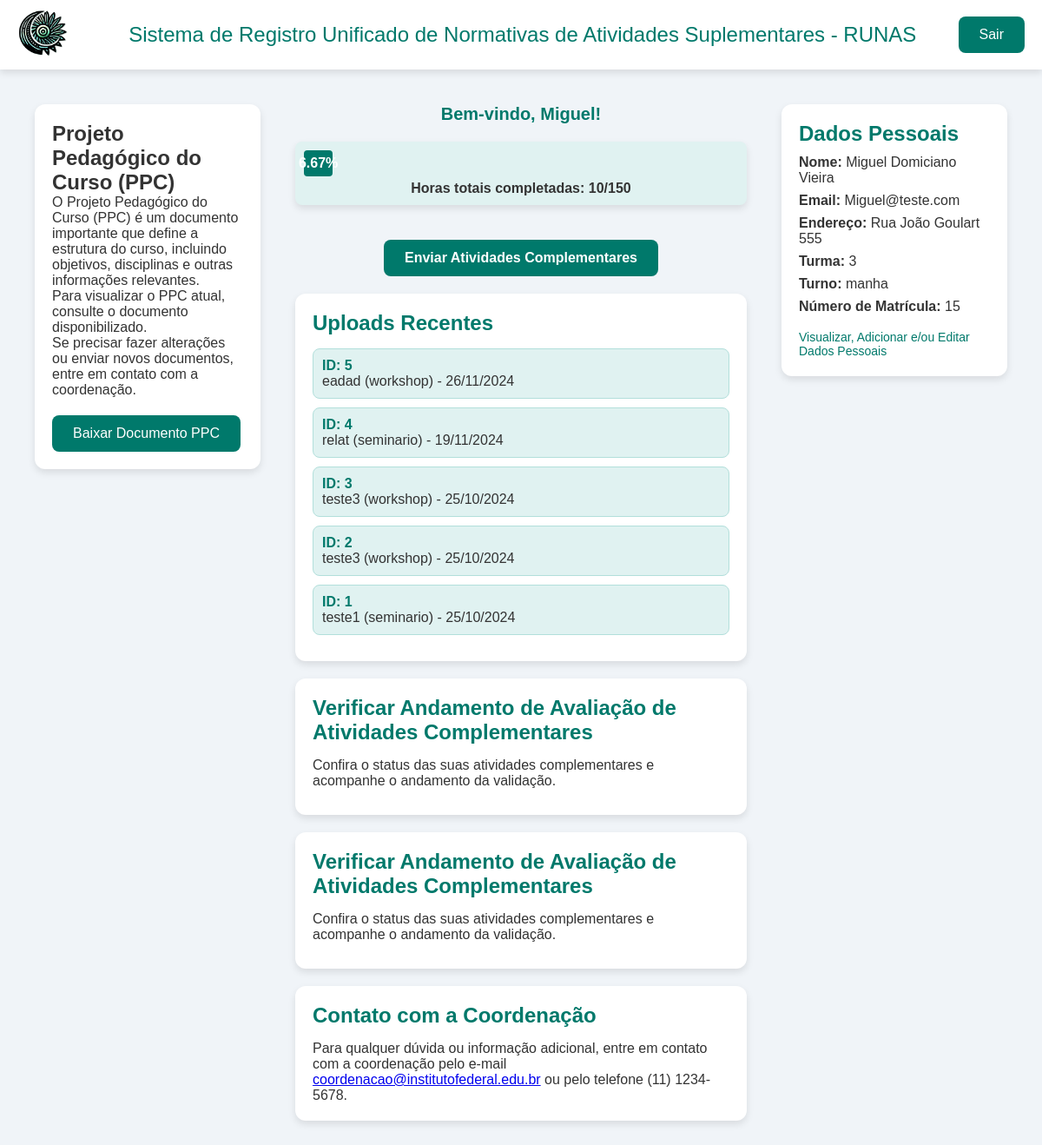
The app's page /discente/main.php (signed in) with its own data.
### tables this page shows
CREATE TABLE `curso` (
  `id` int(11) NOT NULL,
  `nome` varchar(255) NOT NULL,
  `horas_necessarias` int(11) NOT NULL
);

CREATE TABLE `atividade` (
  `id` int(11) NOT NULL,
  `nome` varchar(255) DEFAULT NULL,
  `caminho_arquivo` varchar(255) DEFAULT NULL,
  `categoria` varchar(200) DEFAULT NULL,
  `horas_atividade` int(11) DEFAULT NULL,
  `discente_id` int(11) DEFAULT NULL,
  `status` int(11) DEFAULT NULL,
  `data_upload` timestamp NULL DEFAULT current_timestamp()
);

CREATE TABLE `discente` (
  `id` int(11) NOT NULL,
  `nome` varchar(255) DEFAULT NULL,
  `cpf` varchar(11) DEFAULT NULL,
  `matricula` varchar(50) DEFAULT NULL,
  `email` varchar(255) DEFAULT NULL,
  `senha` varchar(255) DEFAULT NULL,
  `telefone` varchar(20) DEFAULT NULL,
  `endereco` varchar(255) DEFAULT NULL,
  `turno` varchar(100) DEFAULT NULL,
  `turma` int(11) DEFAULT NULL,
  `status` int(11) NOT NULL DEFAULT 0
);

### discente/main.php (the view, shortened to what this page needs)
<?php
include "../config.php";
$id = $_SESSION['id'];
$sqlDiscente = "SELECT nome, email, matricula, turma, turno, endereco FROM discente WHERE id = '$id'";
$resultDiscenteDiscente = $DB->query($sqlDiscente) or die("Falha na execução do MySQL: " . $DB->error);
if ($resultDiscenteDiscente->num_rows >= 0) {
    $discente = $resultDiscenteDiscente->fetch_assoc();
    list($primeiro_nome, $sobre_nome) = explode(" ", $discente["nome"],2);
} else {
    echo "Usuário não encontrado.";
    exit();
}
$sql_atividades = "SELECT id, nome, categoria, data_upload
                           FROM atividade
                           WHERE discente_id = '$id'
                           ORDER BY data_upload DESC
                           LIMIT 5";
$resultAtividades = $DB->query($sql_atividades);
$sqlTotalHoras = "SELECT SUM(horas_atividade) AS total_horas FROM atividade WHERE discente_id = '$id' and status = '2'";
$resultTotalHoras = $DB->query($sqlTotalHoras);
if ($resultTotalHoras && $row = $resultTotalHoras->fetch_assoc()) {
    $horas_discente = $row['total_horas'] ?? 0;
} else {
    $horas_discente = 0;
}
$turma_id = $discente['turma'];
$sql_turma = "SELECT curso FROM turma WHERE id = $turma_id";
$resultTurma = $DB->query($sql_turma) or die("Falha na execução do MySQL: " . $DB->error);
if ($resultTurma && $rowTurma = $resultTurma->fetch_assoc()) {
    $curso_id = $rowTurma['curso'];
    $sql_curso = "SELECT horas_necessarias FROM curso WHERE id = '$curso_id'";
    $resultCurso = $DB->query($sql_curso) or die("Falha na execução do MySQL: " . $DB->error);
    if ($resultCurso && $rowCurso = $resultCurso->fetch_assoc()) {
        $meta_horas = $rowCurso['horas_necessarias'];
    } else {
        die("Não foi possível obter as horas necessárias para o curso.");
    }
} else {
    die("Não foi possível obter o curso da turma.");
}
$progresso = min(100, ($horas_discente / $meta_horas) * 100);
?>
<!DOCTYPE html>
<html lang="pt-br">
<head>
</head>
<body>
    <header class="header">
        <a href="../index.php"><img src="../img/Runa-noname.png" alt="Logo Runas" class="logo"></a>
        <div class="title">Sistema de Registro Unificado de Normativas de Atividades Suplementares - RUNAS</div>
        <a href="../logout.php" class="logout-button">Sair</a>
    </header>
    <div class="container">
        <div class="left-column">
            <div class="ppc">
                <h2>Projeto Pedagógico do Curso (PPC)</h2>
                <p>O Projeto Pedagógico do Curso (PPC) é um documento importante que define a estrutura do curso,
                    incluindo objetivos, disciplinas e outras informações relevantes.</p>
                <p>Para visualizar o PPC atual, consulte o documento disponibilizado.</p>
                <p>Se precisar fazer alterações ou enviar novos documentos, entre em contato com a coordenação.</p>
                <a href="docs/ppc-regente.pdf" class="download-button" download>Baixar Documento PPC</a>
            </div>
        </div>
        <div class="center-column">
            <div class="welcome-message">
                Bem-vindo, <?php echo $primeiro_nome; ?>!
            </div>
            <div class="progress-container">
                <div class="progress-bar" style="width: <?php echo $progresso; ?>%;">
                    <div class="progress-info"><?php echo round($progresso, 2); ?>%</div>
                </div>
                <div class="progress-details">Horas totais completadas:
                    <?php echo $horas_discente; ?>/<?php echo $meta_horas; ?>
                </div>
            </div>
            <div class="welcome-message">
                <a href="enviar-atividades.php" class="download-button">Enviar Atividades Complementares</a>
            </div>
            <div class="uploads-recentes">
                <h2>Uploads Recentes</h2>
                <ul>
                    <?php
                    if ($resultAtividades->num_rows > 0) {
                        while ($atividade = $resultAtividades->fetch_assoc()) {
                            echo "<li>
                                    <span>ID: {$atividade['id']}</span>
                                    {$atividade['nome']} ({$atividade['categoria']}) - " . date("d/m/Y", strtotime($atividade['data_upload'])) . "
                                  </li>";
                        }
                    } else {
                        echo "<li>Nenhuma atividade enviada recentemente.</li>";
                    }
                    ?>
                </ul>
            </div>
            <div class="verificacao">
                <h2>Verificar Andamento de Avaliação de Atividades Complementares</h2>
                <p>Confira o status das suas atividades complementares e acompanhe o andamento da validação.</p>
            </div>
            <div class="verificacao">
                <h2>Verificar Andamento de Avaliação de Atividades Complementares</h2>
                <p>Confira o status das suas atividades complementares e acompanhe o andamento da validação.</p>
            </div>
            <div class="contact-info">
                <h2>Contato com a Coordenação</h2>
                <p>Para qualquer dúvida ou informação adicional, entre em contato com a coordenação pelo e-mail <a
                        href="mailto:coordenacao@institutofederal.edu.br">coordenacao@institutofederal.edu.br</a> ou
                    pelo telefone (11) 1234-5678.</p>
            </div>
        </div>
        <div class="right-column">
            <div class="user-info">
                <h2>Dados Pessoais</h2>
                <p><strong>Nome:</strong> <?php echo $discente['nome']; ?></p>
                <p><strong>Email:</strong> <?php echo $discente['email']; ?></p>
                <p><strong>Endereço:</strong> <?php echo $discente['endereco']; ?></p>
                <p><strong>Turma:</strong> <?php echo $discente['turma']; ?></p>
                <p><strong>Turno:</strong> <?php echo $discente['turno']; ?></p>
                <p><strong>Número de Matrícula:</strong> <?php echo $discente['matricula']; ?></p>
                <a href="editar-dados.php" class="edit-link">Visualizar, Adicionar e/ou Editar Dados Pessoais</a>
            </div>
        </div>
    </div>
</body>
</html>

### discente/main.php (style rules this page uses)
* { margin: 0; padding: 0; box-sizing: border-box; font-family: Arial, sans-serif; }
body { background: #f0f4f8; display: flex; flex-direction: column; min-height: 100vh; color: #333; position: relative; }
.header { position: fixed; top: 0; left: 0; right: 0; background: #ffffff; box-shadow: 0 4px 8px rgba(0, 0, 0, 0.1); padding: 10px 20px; display: flex; align-items: center; justify-content: space-between; z-index: 1000; height: 80px; }
.logo { width: 60px; }
.title { font-size: 24px; color: #00796b; margin-left: 20px; }
.logout-button { background: #00796b; color: #ffffff; border: none; border-radius: 8px; padding: 12px 24px; font-size: 16px; text-decoration: none; text-align: center; cursor: pointer; transition: background-color 0.3s, box-shadow 0.3s; }
.container { display: flex; flex: 1; margin-top: 80px; padding: 20px; }
.left-column, .right-column { flex: 1; padding: 20px; }
.left-column { margin-right: 20px; }
.right-column { margin-left: 20px; }
.center-column { flex: 2; }
.user-info, .ppc { background: #ffffff; border-radius: 12px; box-shadow: 0 4px 8px rgba(0, 0, 0, 0.1); padding: 20px; }
.user-info h2 { margin-bottom: 10px; color: #00796b; font-size: 24px; }
.user-info p { margin-bottom: 8px; font-size: 16px; }
.user-info .edit-link { display: inline-block; margin-top: 10px; color: #00796b; text-decoration: none; font-size: 14px; }
.uploads-recentes, .verificacao, .contact-info { background: #ffffff; border-radius: 12px; box-shadow: 0 4px 8px rgba(0, 0, 0, 0.1); padding: 20px; margin-bottom: 20px; }
.uploads-recentes h2, .verificacao h2, .contact-info h2 { color: #00796b; margin-bottom: 15px; font-size: 24px; font-weight: bold; }
.uploads-recentes ul { list-style: none; padding: 0; margin: 0; }
.uploads-recentes li { background: #e0f2f1; border: 1px solid #b2dfdb; border-radius: 8px; margin-bottom: 10px; padding: 10px; }
.uploads-recentes li span { display: block; color: #00796b; font-weight: bold; }
.verificacao p { margin-bottom: 10px; font-size: 16px; }
.progress-container { background: #e0f2f1; border-radius: 8px; overflow: hidden; margin: 10px 0; padding: 10px; box-shadow: 0 4px 8px rgba(0, 0, 0, 0.1); }
.progress-bar { height: 30px; background: #00796b; width: 60%; transition: width 0.3s; position: relative; border-radius: 4px; }
.progress-info { position: absolute; top: 50%; left: 50%; transform: translate(-50%, -50%); color: #ffffff; font-size: 16px; font-weight: bold; }
.progress-details { text-align: center; font-size: 16px; font-weight: bold; margin-top: 5px; }
.download-button { display: inline-block; background: #00796b; color: #ffffff; border: none; border-radius: 8px; padding: 12px 24px; font-size: 16px; text-decoration: none; text-align: center; margin-top: 20px; cursor: pointer; transition: background-color 0.3s, box-shadow 0.3s; }
.welcome-message { text-align: center; margin: 20px 0; font-size: 20px; font-weight: bold; color: #00796b; }

### records on screen
curso: horas_necessarias "150"
atividade: id "5", nome "eadad", categoria "workshop", data_upload "26/11/2024"
atividade: id "4", nome "relat", categoria "seminario", data_upload "19/11/2024"
atividade: id "3", nome "teste3", categoria "workshop", data_upload "25/10/2024"
atividade: id "2", nome "teste3", categoria "workshop", data_upload "25/10/2024"
atividade: id "1", nome "teste1", categoria "seminario", data_upload "25/10/2024"
discente: nome "Miguel Domiciano Vieira", email "Miguel@teste.com", endereco "Rua João Goulart 555", turma "3", turno "manha", matricula "15"

### other values on screen
$primeiro_nome "Miguel"
$progresso "6.67"
$horas_discente "10"
